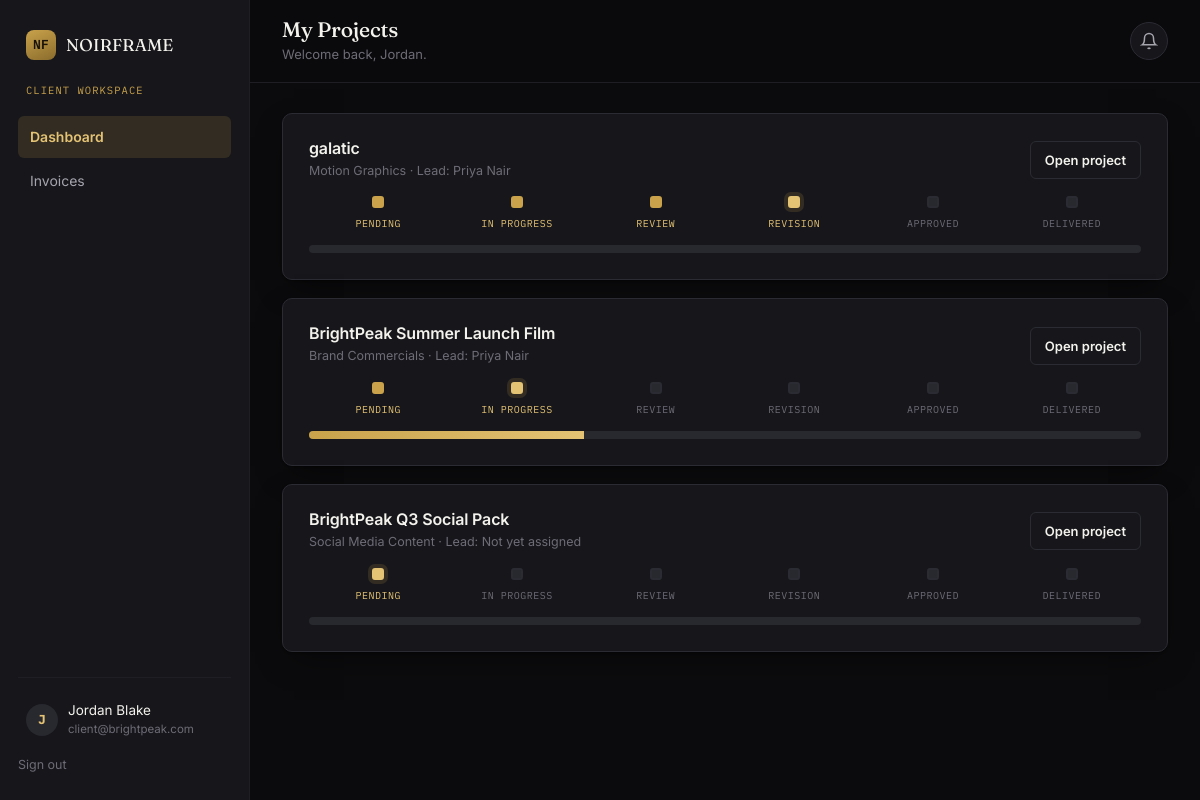
The app's page /client/ (signed in) with its own data.
### tables this page shows
CREATE TABLE users (
    id              INTEGER PRIMARY KEY AUTOINCREMENT,
    name            TEXT NOT NULL,
    email           TEXT NOT NULL UNIQUE,
    password_hash   TEXT NOT NULL,
    role            TEXT NOT NULL CHECK (role IN ('admin', 'team_lead', 'employee', 'client')),
    company         TEXT,                      -- only meaningful for clients
    title           TEXT,                      -- job title, employees/team leads
    is_active       INTEGER NOT NULL DEFAULT 1,
    created_at      TEXT NOT NULL DEFAULT (datetime('now'))
);

CREATE TABLE projects (
    id              INTEGER PRIMARY KEY AUTOINCREMENT,
    name            TEXT NOT NULL,
    category        TEXT NOT NULL DEFAULT 'Video Editing',
    client_id       INTEGER NOT NULL REFERENCES users(id) ON DELETE CASCADE,
    team_lead_id    INTEGER REFERENCES users(id) ON DELETE SET NULL,
    description     TEXT,
    budget          REAL DEFAULT 0,
    deadline        TEXT,
    status          TEXT NOT NULL DEFAULT 'Pending'
                        CHECK (status IN ('Pending','In Progress','Review','Revision','Approved','Delivered')),
    progress        INTEGER NOT NULL DEFAULT 0,   -- 0-100, recalculated from tasks
    ai_summary      TEXT,
    ai_estimate     TEXT,
    created_at      TEXT NOT NULL DEFAULT (datetime('now'))
);

### blueprints/client.py (the view)
@bp.route("/")
@role_required("client")
def dashboard():
    user = get_current_user()
    projects = query_all(
        """SELECT p.*, t.name AS lead_name FROM projects p
           LEFT JOIN users t ON t.id=p.team_lead_id
           WHERE p.client_id=? ORDER BY p.created_at DESC""",
        (user["id"],),
    )
    invoices_due = query_one(
        """SELECT COALESCE(SUM(i.amount),0) s FROM invoices i
           JOIN projects p ON p.id=i.project_id
           WHERE p.client_id=? AND i.status != 'Paid'""",
        (user["id"],),
    )["s"]
    return render_template("client/dashboard.html", projects=projects, invoices_due=invoices_due)

### db.py (called while the page is built)
def get_db():
    if "db" not in g:
        g.db = sqlite3.connect(current_app.config["DATABASE_PATH"])
        g.db.row_factory = sqlite3.Row
        g.db.execute("PRAGMA foreign_keys = ON")
    return g.db

def query_all(sql, params=()):
    return get_db().execute(sql, params).fetchall()

def query_one(sql, params=()):
    return get_db().execute(sql, params).fetchone()

### templates/client/dashboard.html (shortened to what this page needs)
{% extends "dashboard_base.html" %}
{% set active = 'dashboard' %}
{% block page_title %}My Projects{% endblock %}
{% block page_meta %}Welcome back, {{ current_user.name.split(' ')[0] }}.{% endblock %}
{% block dash_content %}
{% if projects %}
  {% for p in projects %}
    <div class="card" style="margin-bottom:18px;">
      <div class="panel-head">
        <div>
          <h3>{{ p.name }}</h3>
          <div class="task-row__meta">{{ p.category }} &middot; Lead: {{ p.lead_name or 'Not yet assigned' }}</div>
        </div>
        <a href="{{ url_for('client.project_detail', project_id=p.id) }}" class="btn btn--outline btn--sm">Open project</a>
      </div>
      {% set statuses = ["Pending", "In Progress", "Review", "Revision", "Approved", "Delivered"] %}
      {% set status = p.status %}
      {% include "partials/status_pipeline.html" with context %}
      <div class="progress-bar" style="margin-top:14px;"><div class="progress-bar__fill" style="width:{{ p.progress }}%;"></div></div>
    </div>
  {% endfor %}
{% else %}
  <div class="empty"><h4>No projects yet</h4><p>Once your studio team creates a project for you, it will appear here.</p></div>
{% endif %}
{% endblock %}

### templates/dashboard_base.html (shortened to what this page needs)
{% extends "base.html" %}
{% block body_class %}{% endblock %}
{% block content %}
<div class="app-shell">
  <aside class="sidebar">
    <a href="{{ url_for('main.index') }}" class="sidebar__brand brand" style="font-size:17px;">
      <span class="brand__mark">NF</span> {{ company_name }}
    </a>
    <div class="sidebar__role">{{ current_user.role.replace('_',' ') }} workspace</div>
    <nav>
      {% if current_user.role == 'admin' %}
        <a href="{{ url_for('admin.dashboard') }}" class="{{ 'active' if active=='dashboard' }}">Dashboard</a>
        <a href="{{ url_for('admin.projects') }}" class="{{ 'active' if active=='projects' }}">Projects</a>
        <a href="{{ url_for('admin.employees') }}" class="{{ 'active' if active=='employees' }}">Team</a>
        <a href="{{ url_for('admin.clients') }}" class="{{ 'active' if active=='clients' }}">Clients</a>
        <a href="{{ url_for('admin.finance') }}" class="{{ 'active' if active=='finance' }}">Finance</a>
      {% elif current_user.role == 'client' %}
        <a href="{{ url_for('client.dashboard') }}" class="{{ 'active' if active=='dashboard' }}">Dashboard</a>
        <a href="{{ url_for('client.invoices') }}" class="{{ 'active' if active=='invoices' }}">Invoices</a>
      {% endif %}
    </nav>
    <div class="sidebar__footer">
      <div class="sidebar__user">
        <div class="avatar">{{ current_user.name[:1] }}</div>
        <div>
          {{ current_user.name }}
          <small>{{ current_user.email }}</small>
        </div>
      </div>
      <a href="{{ url_for('auth.logout') }}" class="logout-link">Sign out</a>
    </div>
  </aside>
  <div class="main-area">
    <div class="topbar">
      <div>
        <h1>{% block page_title %}Dashboard{% endblock %}</h1>
        <div class="topbar__meta">{% block page_meta %}{% endblock %}</div>
      </div>
      <div class="bell">
        <button class="bell-btn" id="bell-btn" aria-label="Notifications">
          <svg width="18" height="18" viewBox="0 0 24 24" fill="none" stroke="currentColor" stroke-width="2"><path d="M18 8a6 6 0 0 0-12 0c0 7-3 9-3 9h18s-3-2-3-9"/><path d="M13.73 21a2 2 0 0 1-3.46 0"/></svg>
        </button>
      </div>
    </div>
    <div class="content">
      {% block dash_content %}{% endblock %}
    </div>
  </div>
</div>
{% endblock %}

### templates/partials/status_pipeline.html
<div class="pipeline">
  {% set current_index = statuses.index(status) if status in statuses else -1 %}
  {% for s in statuses %}
    <div class="pipeline__stage {{ 'done' if loop.index0 < current_index else '' }} {{ 'current' if loop.index0 == current_index else '' }}">
      <div class="pipeline__line"></div>
      <div class="dot"></div>
      <div class="lbl">{{ s }}</div>
    </div>
  {% endfor %}
</div>

### records on screen
users: role.replace "CLIENT", name "J", name "Jordan Blake", email "client@brightpeak.com", name "Jordan"
projects: name "galatic", category "Motion Graphics", name "Priya Nair", status "Revision" (drawn), statuses "PENDING" "IN PROGRESS" "REVIEW" "REVISION" "APPROVED" "DELIVERED"
projects: name "BrightPeak Summer Launch Film", category "Brand Commercials", name "Priya Nair", status "In Progress" (drawn), statuses "PENDING" "IN PROGRESS" "REVIEW" "REVISION" "APPROVED" "DELIVERED", progress 33 (drawn)
projects: name "BrightPeak Q3 Social Pack", category "Social Media Content", lead_name "Not yet assigned", status "Pending" (drawn), statuses "PENDING" "IN PROGRESS" "REVIEW" "REVISION" "APPROVED" "DELIVERED"

### other values on screen
{{ company_name }} "NOIRFRAME"
